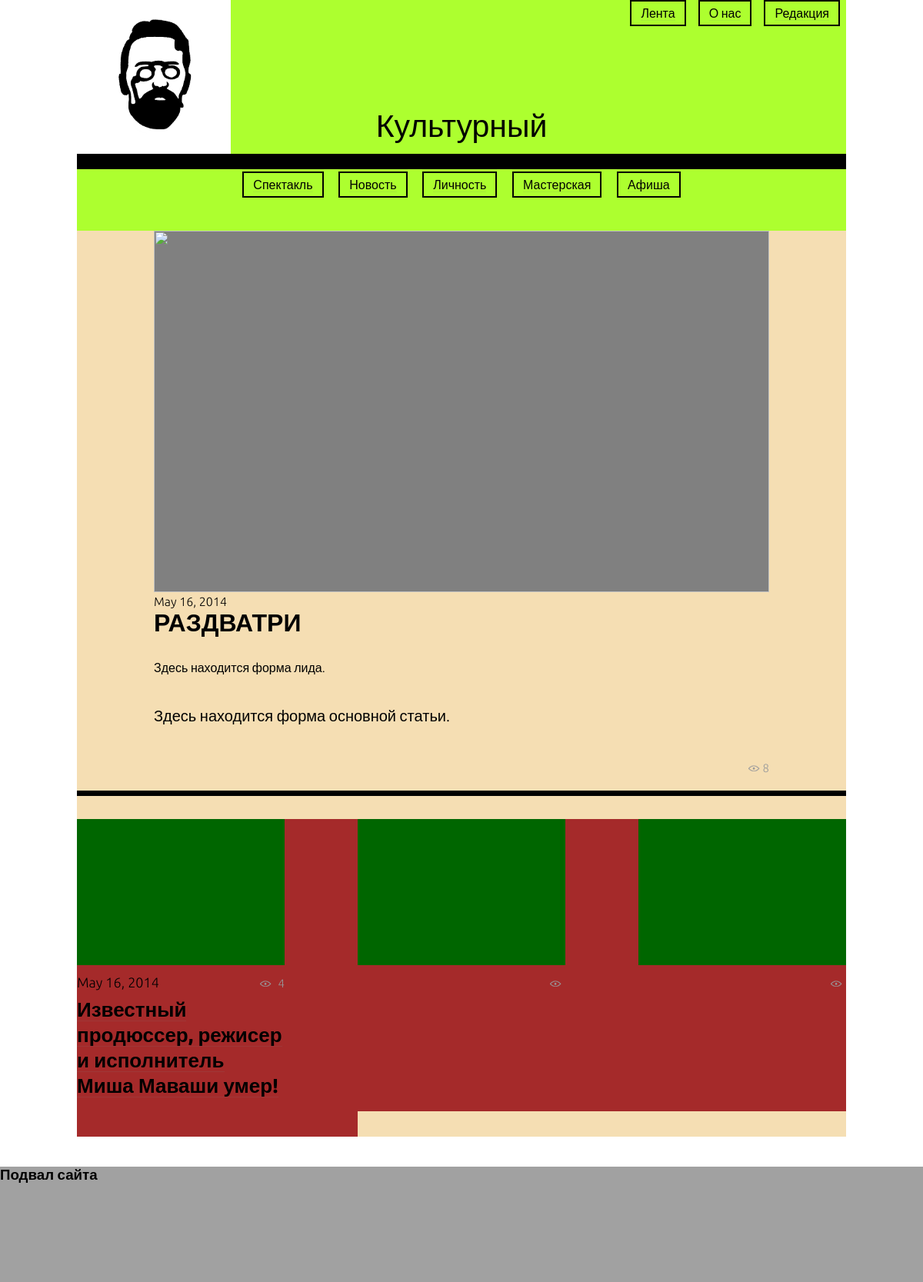
The app's page /item/1, older data.
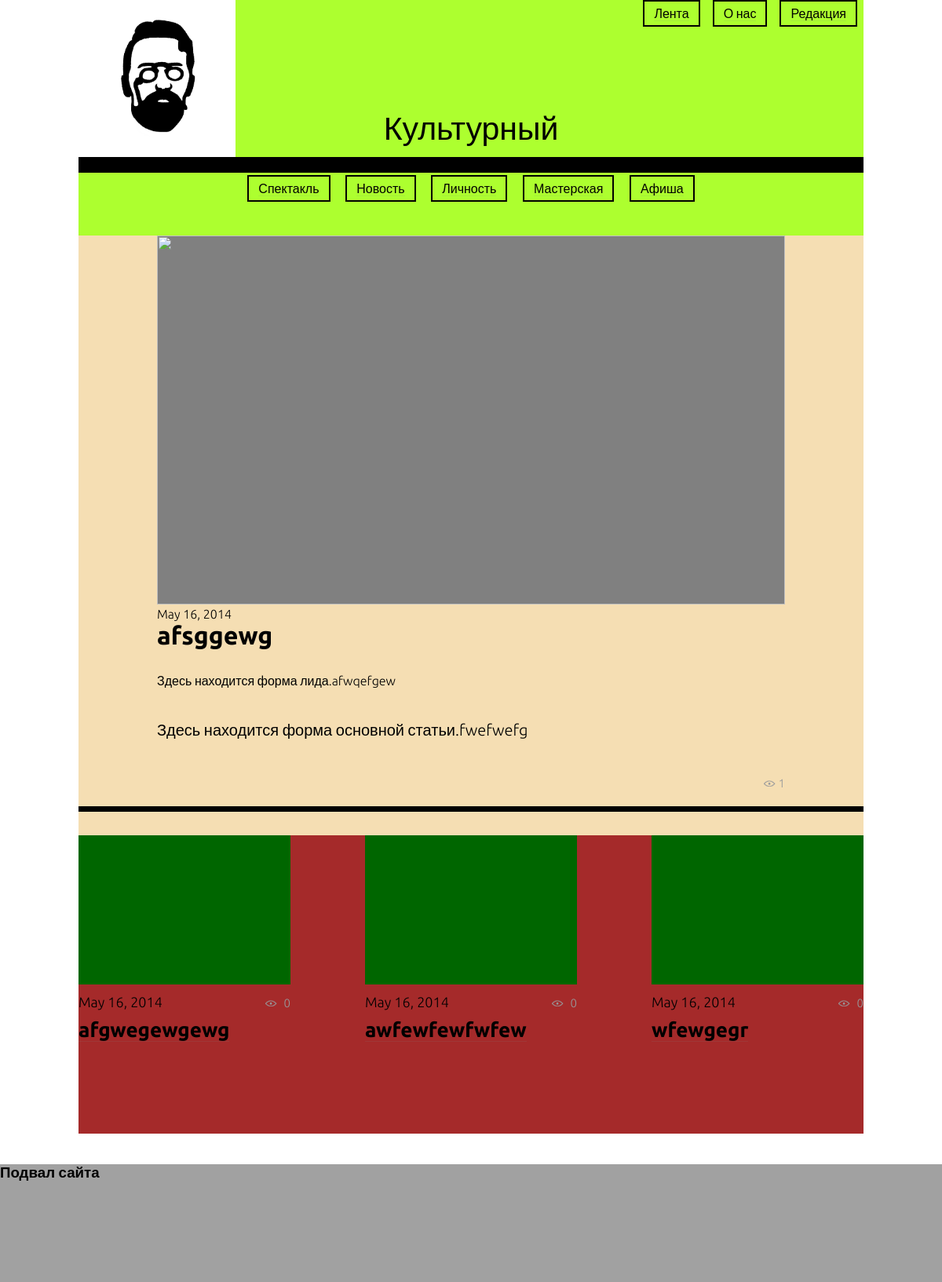
The same page, newer data.
### blog_app/models.py (models this page shows)
class New(models.Model):
    date = models.DateField(auto_now=True)
    pic_url = models.CharField(max_length=100)
    new_type = models.PositiveIntegerField()
    name = models.TextField()
    lid = models.TextField()
    html = models.TextField()
    cviews = models.PositiveIntegerField( default=0 )
    ccomments = models.PositiveIntegerField( default=0 )
    authors = models.TextField()

### blog_app/views.py (the view, shortened to what this page needs)
# urls.py: url(r'^item/(?P<item_id>\d+)', item),
def item(request, item_id):
	html_code = ""
	u = New.objects.get(id=item_id)
	u.cviews += 1
	u.save()
	record = {
			'id': u.id,
			'date': u.date,
			'type': u.new_type,
			'body': u.html,
			'title': u.name,
			'info': u.lid,
			'lid': u.lid,
			'views': u.cviews,
			'comments': u.ccomments,
	}
	rcds = New.objects.all()[:4]
	j = 1
	for i in rcds:
		if u.id == i.id: continue
		record.update({
			'id_'+str(j): i.id,
			'date_'+str(j): i.date,
			'type_'+str(j): i.new_type,
			'title_'+str(j): i.name,
			'info_'+str(j): i.lid,
			'lid_'+str(j): i.lid,
			'views_'+str(j): i.cviews,
			'comments_'+str(j): i.ccomments,
		})
		j += 1
	html_code += render_to_string('blog_app/header.html', record)
	html_code += render_to_string('pages/item.html', record)
	html_code += render_to_string('blog_app/footer.html', record)
	return HttpResponse(html_code)

### templates/blog_app/header.html (shortened to what this page needs)
<!DOCTYPE HTML>
{% load static %}
<html>
    <head>
        <link rel="stylesheet" type="text/css" href="{% static "css/header.css" %}">
        <link rel="stylesheet" type="text/css" href="{% static "css/main_style.css" %}">
        <link rel="stylesheet" type="text/css" href="{% static "css/footer.css" %}">
        <link rel="stylesheet" type="text/css" href="{% static "css/item_page.css" %}">
    </head>
<body>
    <div id="stuff">
       <div id = "header">
            <div id="top_header">
                <div id="header_pic"><img src="{% static "pics/CHEKHOV.jpg" %}"/></div>
                <div id="nav_div">
                    <nav id="main-nav"><ul><li><a href="/feed/">Лента</a></li><li><a href="/about/">О нас</a></li><li><a href="/redaction/">Редакция</a></li></ul>
                    </nav>
            </div>
                <span>Культурный</span>
            </div>
            <div id="bot_header">
                <div id="wrapper"></div>
                <div id="div_filter">
                <nav id="nav">
                    <ul>
                        <li>
                            <a href="index.html">Спектакль</a>
                        </li>
                        <li><a href="#">Новость</a></li>
                        <li>
                            <a href="#">Личность</a>
                        </li>
                        <li><a href="">Мастерская</a></li>
                        <li><a href="">Афиша</a></li>
                    </ul>
                    </nav>
                </div>
            </div>
       </div>

### templates/pages/item.html (shortened to what this page needs)
{% load static %}
<div id="main">
<img src="" id="main_photo"/>
<div id="item_date">{{ date }}</div>
<div id="title">{{ title }}</div>
<div id="info">{{ info|safe }}</div>
<div id="item_body">
    {{ body|safe }}
</div>
<div id="item_footer">
    <div id="looks"><img src="{% static "pics/eye.png" %}" id="looks_pic"/> <span>{{ views }}</span></div>
</div>
</div>
<div id="item_wrapper"></div>
<div id="item_container">
    <div class="foot_new">
        <div class="foot_pic"></div>
        <div class="foot_tag">
            <span>{{ date_1 }}</span>
            <div class="foot_views">
                <img class="foot_eye" src="{% static "pics/eye.png" %}"/>
                {{views_1}}
            </div>
        </div>
        <div class="foot_title"><a href="/item/{{ id_1 }}">{{ title_1 }}</a></div>
    </div>
    <div class="foot_new">
        <div class="foot_pic"></div>
        <div class="foot_tag">
            <span>{{date_2}}</span>
            <div class="foot_views">
                    <img class="foot_eye" src="{% static "pics/eye.png" %}"/>
                {{views_2}}
            </div>
        </div>
        <div class="foot_title"><a href="/item/{{ id_2 }}">{{ title_2 }}</a></div>
    </div>
    <div class="foot_new">
        <div class="foot_pic"></div>
        <div class="foot_tag">
            <span>{{date_3}}</span>
            <div class="foot_views">
                <img class="foot_eye" src="{% static "pics/eye.png" %}"/>
            {{views_3}}
        </div>
    </div>
        <div class="foot_title"><a href="/item/{{ id_3 }}">{{ title_3 }}</a></div>
    </div>
</div>

Row changes from the older to the newer data that the page shows:
changed New: name "РАЗДВАТРИ" → "afsggewg"; lid "Здесь находится форма лида." → "Здесь находится форма лида.afwqefgew"; html "Здесь находится форма основной статьи." → "Здесь находится форма основной статьи.fwefwefg"
changed New: name "Известный продюссер, режисер и исполнитель Миша Маваши умер!" → "afgwegewgewg"
added New: date "May 16, 2014", name "awfewfewfwfew"
added New: date "May 16, 2014", name "wfewgegr"
Text that changed along with them:
{{ views }}: "8" → "1"
{{ views_1 }}: "4" → "0"
{{ views_2 }}: (not shown) → "0"
{{ views_3 }}: (not shown) → "0"
